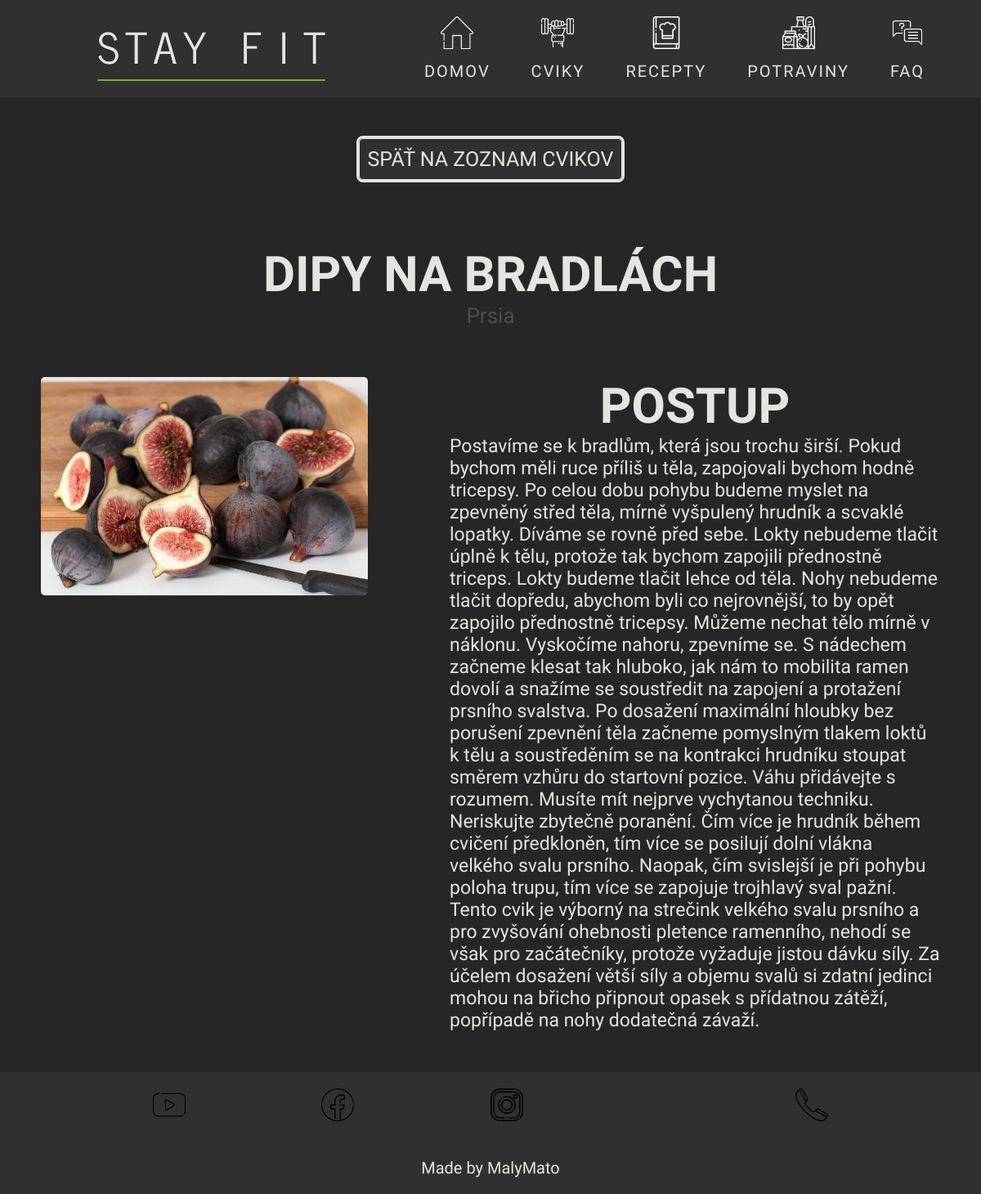
The page /cvik.php?id=2 on the database its author committed.
### tables this page shows
CREATE TABLE IF NOT EXISTS `cviky` (
  `IDcvik` int(11) NOT NULL AUTO_INCREMENT,
  `cvik` varchar(50) NOT NULL,
  `postup` text NOT NULL,
  `IDsval` int(11) NOT NULL,
  `IDvybavenie` int(11) NOT NULL,
  PRIMARY KEY (`IDcvik`),
  KEY `IDsval` (`IDsval`),
  KEY `IDvybavenie` (`IDvybavenie`)
);

CREATE TABLE IF NOT EXISTS `svaly` (
  `IDsval` int(11) NOT NULL AUTO_INCREMENT,
  `sval` varchar(50) NOT NULL,
  PRIMARY KEY (`IDsval`)
);

### cvik.php (the view, shortened to what this page needs)
<!DOCTYPE html>
<html lang="en">
<?php
require_once("./php/db.php");
$id = $_GET["id"] ?? null;
$sql = "SELECT * FROM cviky
        JOIN vybavenia ON vybavenia.IDvybavenie = cviky.IDvybavenie
        JOIN svaly ON svaly.IDsval = cviky.IDsval
        WHERE cviky.IDcvik = $id";
$stmt = $conn->prepare($sql);
$stmt->execute();
$result = $stmt->fetchAll(PDO::FETCH_ASSOC);
foreach ($result as $i) {
  $nazovCviku = $i['cvik'];
  $sval = $i["sval"];
  $postup = $i["postup"];
}
?>
<head>
  <link rel="stylesheet" href="./styles/potravina-header.css" />
  <link rel="stylesheet" href="./styles/layout.css">
  <link rel="stylesheet" href="./styles/cvik.css">
  <link rel="stylesheet" href="./styles/small-footer.css">
</head>
<body>
  <?php include_once "./components/small-header.php" ?>
  <main class="cvik">
    <div class="content-wrapper">
      <div class="content-header">
        <div class="back-button">
          <a href="cviky.php">SPÄŤ NA ZOZNAM CVIKOV</a>
        </div>
        <div class="content-start">
          <div class="name">
            <h1><?php echo $nazovCviku; ?></h1>
            <span class="type"><?php echo $sval; ?></span>
          </div>
        </div>
      </div>
      <div class="cvik-wrapper">
        <div class="basic-info">
          <div class="photo">
            <img src="./media/fig-potravina.jpg" alt="" />
          </div>
        </div>
        <div class="extended-info">
          <div class="name">
            <h1>POSTUP</h1>
          </div>
          <p><?php echo $postup ?></p>
        </div>
      </div>
    </div>
  </main>
  <?php require_once "./components/small-footer.php" ?>
</body>
</html>

### styles/layout.css (style rules this page uses)
* { box-sizing: border-box; font-family: "News Cycle", sans-serif; margin: 0; padding: 0; }
body { display: grid; grid-template-rows: auto 1fr auto; font-size: 2rem; font-weight: 500; background-color: #262626; scroll-behavior: smooth; width: 100%; height: 100%; overflow-x: hidden; }
.btn, .back-button, .submit-button { cursor: pointer; outline: solid #e5e5e0; text-transform: uppercase; border-radius: 5px; }
.back-button { text-decoration: none; display: flex; justify-content: center; align-items: center; transition: 0.5s; background-color: #303030; padding: 2rem; gap: 2rem; }
html { font-size: 10px; }
html h1 { font-size: 4rem; }
html p { font-size: 2.3rem; }
@media (min-width: 601px) { html { font-size: 7px; } }
@media (min-width: 800px) { html { font-size: 8px; } }
@media (min-width: 1000px) { html { font-size: 9px; } }
@media (min-width: 1200px) { html { font-size: 10px; } }

### styles/cvik.css (style rules this page uses)
.cvik { padding: 5rem 1rem; }
.cvik .content-wrapper { display: flex; justify-content: center; align-items: center; gap: 6rem; flex-direction: column; }
.cvik .content-wrapper .content-header { display: flex; flex-direction: column; justify-content: center; align-items: center; gap: 8rem; }
.cvik .content-wrapper .content-header .back-button { border: 1px solid #e5e5e0; border-radius: 5px; text-align: center; padding: 1rem; transition: 0.5s; max-width: 400px; color: ror; }
.cvik .content-wrapper .content-header .back-button a { text-decoration: none; color: #e5e5e0; font-size: 2.5rem; color: li; }
.cvik .content-wrapper .content-header .content-start { display: flex; flex-direction: column; justify-content: center; align-items: center; gap: 4rem; }
.cvik .content-wrapper .content-header .content-start .name { text-align: center; display: flex; flex-direction: column; justify-content: center; align-items: center; }
.cvik .content-wrapper .content-header .content-start .name h1 { color: #e5e5e0; text-transform: uppercase; font-size: 6rem; }
.cvik .content-wrapper .content-header .content-start .type { color: #e5e5e0; opacity: 20%; font-size: 2.6rem; }
.cvik .content-wrapper .cvik-wrapper { width: 100%; display: flex; justify-content: center; flex-direction: column; align-items: center; gap: 10rem; }
.cvik .content-wrapper .cvik-wrapper .basic-info { display: flex; flex-direction: column; justify-content: center; align-items: center; gap: 3rem; max-width: 600px; }
.cvik .content-wrapper .cvik-wrapper .basic-info .photo img { border-radius: 5px; width: 100%; }
.cvik .content-wrapper .cvik-wrapper .extended-info { max-width: 600px; }
.cvik .content-wrapper .cvik-wrapper .extended-info .name h1 { color: #e5e5e0; font-size: 6rem; text-align: center; }
.cvik .content-wrapper .cvik-wrapper .extended-info p { color: #e5e5e0; }
@media (min-width: 1200px) { .cvik .content-wrapper .cvik-wrapper { flex-direction: row; justify-content: space-evenly; align-items: flex-start; } }
@media (min-width: 1200px) { .cvik { padding: 5rem; } }

### rows shown on the page
cviky: cvik "DIPY NA BRADLÁCH", IDsval.sval "Prsia", postup "Postavíme se k bradlům, která jsou trochu širší. Pokud bychom měli ruce příliš u těla, zapojovali bychom hodně tricepsy. Po celou dobu pohybu budeme myslet na zpevněný střed těla, mírně vyšpulený hrudník a scvaklé lopatky. Díváme se rovně před sebe. Lokty nebudeme tlačit úplně k tělu, protože tak bychom zapojili přednostně triceps. Lokty budeme tlačit lehce od těla. Nohy nebudeme tlačit dopředu, abychom byli co nejrovnější, to by opět zapojilo přednostně tricepsy. Můžeme nechat tělo mírně v náklonu. Vyskočíme nahoru, zpevníme se. S nádechem začneme klesat tak hluboko, jak nám to mobilita ramen dovolí a snažíme se soustředit na zapojení a protažení prsního svalstva. Po dosažení maximální…"
